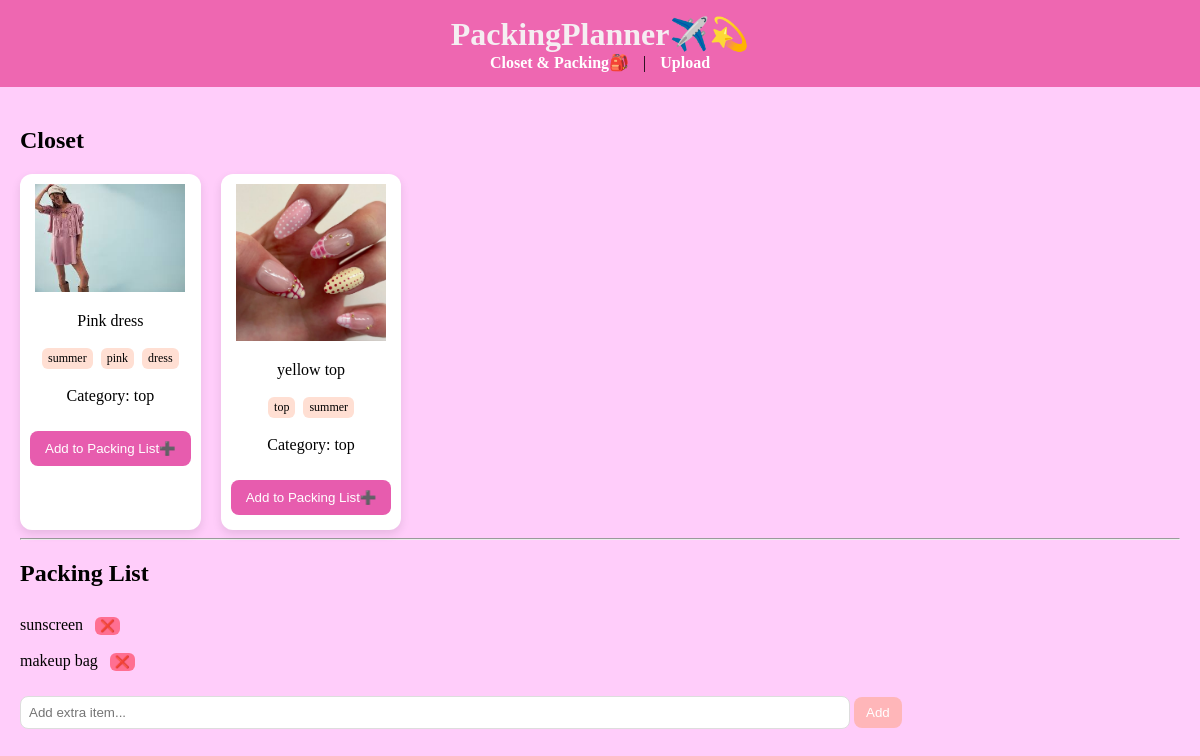
The page / on the database its author committed.
### tables this page shows
CREATE TABLE clothes (
    id INTEGER PRIMARY KEY AUTOINCREMENT,
    name TEXT NOT NULL,
    category TEXT NOT NULL,
    image TEXT NOT NULL
, tags TEXT);

CREATE TABLE packing_items (
    id INTEGER PRIMARY KEY AUTOINCREMENT,
    clothing_id INTEGER,
    name TEXT,
    FOREIGN KEY(clothing_id) REFERENCES clothes(id)
);

### app.py (the view)
@app.route('/')
def index():
    conn = sqlite3.connect("packingplanner.db")
    conn.row_factory = sqlite3.Row
    c = conn.cursor()
    c.execute("SELECT * FROM clothes")
    closet = c.fetchall()
    c.execute("""
        SELECT pi.id, pi.clothing_id, pi.name, c.name AS clothing_name
        FROM packing_items pi
        LEFT JOIN clothes c ON pi.clothing_id = c.id
    """)
    packing_list = c.fetchall()
    packed_ids = [row['clothing_id'] for row in packing_list if row['clothing_id']]
    conn.close()
    return render_template('index.html', closet=closet, packing_list=packing_list, packed_ids=packed_ids)

### templates/index.html (shortened to what this page needs)
{% extends 'base.html' %}
{% block content %}
<h2>Closet</h2>
<div class="closet-grid">
    {% for item in closet %}
    <div class="closet-item {% if item.id in packed_ids %}packed{% endif %}">
        <img src="{{ url_for('static', filename='uploads/' + item.image) }}" alt="{{ item.name }}" width="150">
        <p>{{ item.name }}</p>
        <p>
            {% for tag in item.tags.split(',') %}
                <span class="tag">{{ tag }}</span>
            {% endfor %}
        </p>
        <p>Category: {{ item.category }}</p>
        <form action="{{ url_for('add_to_packing') }}" method="post" style="margin-bottom:5px;">
            <button type="submit">
                {% if item.id in packed_ids %}Packed✔️{% else %}Add to Packing List➕{% endif %}
            </button>
        </form>
    </div>
    {% endfor %}
</div>
<hr>
<h2>Packing List</h2>
<ul>
    {% for item in packing_list %}
        <li>
            {% if item.clothing_id %}
                {{ item.clothing_name }} ✔️
            {% else %}
                {{ item.name }}
            {% endif %}
            <form action="{{ url_for('remove_packing_item') }}" method="post" style="display:inline;">
                <button type="submit" style="background-color:#ff6f91; color:white; border:none; border-radius:6px; padding:2px 5px; cursor:pointer;">❌</button>
            </form>
        </li>
    {% endfor %}
</ul>
<form action="{{ url_for('add_packing_item') }}" method="post" style="margin-top: 15px;">
    <input type="text" name="item_name" placeholder="Add extra item..." required
           style="width: 70%; padding: 8px; border-radius: 8px; border: 1px solid #ddd;">
    <button type="submit" style="padding: 8px 12px; border-radius: 8px; background-color: #ffb6b9; color: white; border: none; cursor: pointer;">
        Add
    </button>
</form>
{% endblock %}

### templates/base.html (shortened to what this page needs)
<!DOCTYPE html>
<html>
<head>
    <link rel="stylesheet" href="{{ url_for('static', filename='css/style.css') }}">
</head>
<body>
    <header>
        <h1>PackingPlanner✈️💫</h1>
        <nav>
            <a href="{{ url_for('index') }}">Closet & Packing🎒</a> |
            <a href="{{ url_for('upload') }}">Upload</a>
        </nav>
    </header>
    <main>
        {% block content %}{% endblock %}
    </main>
</body>
</html>

### static/css/style.css (style rules this page uses)
body { font-family: 'Pacifico', cursive; background-color: #ffcdfa; margin: 0; padding: 0; }
header { background-color: #ee67b1; padding: 15px; text-align: center; }
header h1 { margin: 0; color: #f5eef2; }
header nav a { color: white; margin: 0 10px; text-decoration: none; font-weight: bold; }
main { padding: 20px; }
.closet-grid { display: flex; flex-wrap: wrap; gap: 20px; }
.closet-item { background: #fff; padding: 10px; border-radius: 12px; text-align: center; box-shadow: 0 4px 10px rgba(0,0,0,0.1); transition: transform 0.2s; }
.tag { background-color: #ffdfd3; padding: 3px 6px; border-radius: 6px; margin: 2px; display: inline-block; font-size: 12px; }
form input[type="text"], form input[type="file"] { width: 100%; padding: 8px; border-radius: 8px; border: 1px solid #ddd; }
form button { background-color: #e75cae; color: white; border: none; padding: 10px 15px; margin-top: 10px; border-radius: 8px; cursor: pointer; transition: background-color 0.2s; }
ul li form button { background-color: #ff6f91; padding: 2px 6px; margin-left: 8px; font-size: 12px; }
ul { list-style-type: none; padding-left: 0; }
ul li { margin-bottom: 8px; font-size: 16px; }

### rows shown on the page
clothes: image (picture), name "Pink dress", tag "summer" "pink" "dress", category "top", shows "Add to Packing List➕"
clothes: image (picture), name "yellow top", tag "top" "summer", category "top", shows "Add to Packing List➕"
packing_items: name "sunscreen"
packing_items: name "makeup bag"
